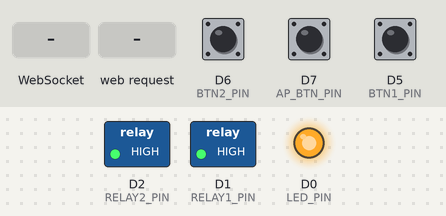
Simulated run of this sketch. Board: ESP8266 (NodeMCU). On the bench: switched loads named in the sketch (green lamp = pin HIGH), output pins drawn as LEDs (lit = HIGH). Inputs (shaded band) come from the test bench; at power-on: D6 (BTN2_PIN) HIGH, D5 (BTN1_PIN) HIGH, D7 (AP_BTN_PIN) HIGH. WiFi joins after 1.5 s; servers stay silent unless stated; storage starts empty.

Above: at 3.0 s.
3.1 s: D6 (BTN2_PIN) pulled LOW for 0.15 s
At 5.1 s:
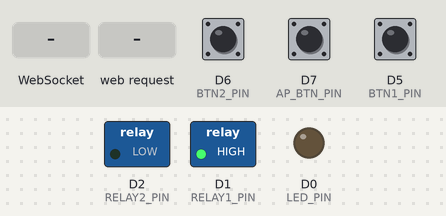
6.2 s: D5 (BTN1_PIN) pulled LOW for 0.15 s
At 6.8 s:
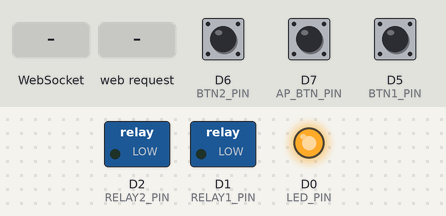
9.3 s: WebSocket text "toggle:2" received
At 10.9 s:
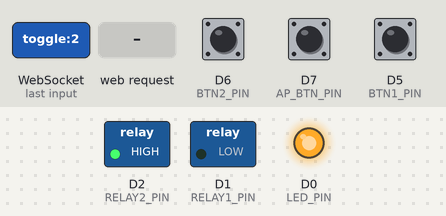
12.3 s: WebSocket text "toggle:1" received
At 12.7 s:
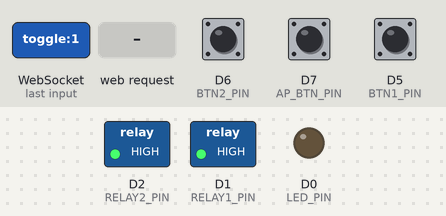
15.3 s: HTTP request GET /control?id=1&state=1 received
At 16.7 s:
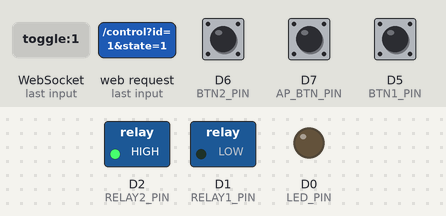
Timing chart, 0 to 19.3 s (numbered marks = the images above; inputs shaded):
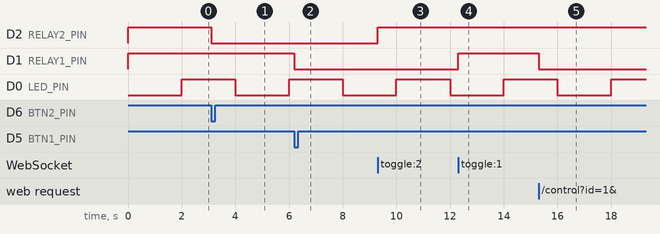

Measured:
- after the input at 3.1 s, D2 (RELAY2_PIN): HIGH → LOW at once
- after the input at 6.2 s, D1 (RELAY1_PIN): HIGH → LOW at once
- after the input at 9.3 s, D2 (RELAY2_PIN): LOW → HIGH at once
- after the input at 12.3 s, D1 (RELAY1_PIN): LOW → HIGH at once
- after the input at 15.3 s, D1 (RELAY1_PIN): HIGH → LOW at once

The sketch:

CholoBiddut_SmartSwitch_V3.ino
```cpp
#include <ESP8266WiFi.h>
#include <ESP8266WebServer.h>
#include <ESP8266mDNS.h>
#include <LittleFS.h>
#include <WiFiManager.h>
#include <WebSocketsServer.h>

#define RELAY1_PIN D1
#define RELAY2_PIN D2
#define BTN1_PIN    D5
#define BTN2_PIN    D6
#define AP_BTN_PIN  D7
#define LED_PIN     D0

const char* mdnsName = "cholobiddut";
const char* apName   = "CholoBiddut Smart Home";

ESP8266WebServer server(80);
WebSocketsServer webSocket(81);
WiFiManager wm;

bool relay1State = false;
bool relay2State = false;

bool btn1Last = HIGH;
bool btn2Last = HIGH;
bool apBtnLast = HIGH;

unsigned long lastBtn1Change = 0;
unsigned long lastBtn2Change = 0;
unsigned long lastApChange = 0;

unsigned long apHoldStart = 0;
bool apHoldActive = false;
bool apTriggered = false;

const uint8_t DEBOUNCE_MS = 50;
const uint32_t AP_HOLD_MS = 5000;

bool portalRunning = false;

unsigned long ledLastToggle = 0;
bool ledState = LOW;

const int RELAY_ON = LOW;
const int RELAY_OFF = HIGH;

String escapeJson(const String& s) {
  String o;
  for (size_t i = 0; i < s.length(); i++) {
    char c = s[i];
    if (c == '\\' || c == '"') o += '\\';
    o += c;
  }
  return o;
}

void applyRelay(uint8_t pin, bool state) {
  digitalWrite(pin, state ? RELAY_ON : RELAY_OFF);
}

void sendStateToClients() {
  String wifiName = "Disconnected";
  if (WiFi.status() == WL_CONNECTED) wifiName = WiFi.SSID();
  else if (portalRunning) wifiName = apName;

  String payload = "{";
  payload += "\"r1\":" + String(relay1State ? "true" : "false") + ",";
  payload += "\"r2\":" + String(relay2State ? "true" : "false") + ",";
  payload += "\"wifi\":\"" + escapeJson(wifiName) + "\",";
  payload += "\"ip\":\"" + WiFi.localIP().toString() + "\"";
  payload += "}";
  webSocket.broadcastTXT(payload);
}

void syncOutputs() {
  applyRelay(RELAY1_PIN, relay1State);
  applyRelay(RELAY2_PIN, relay2State);
  sendStateToClients();
}

void setRelay1(bool state) { relay1State = state; syncOutputs(); }
void setRelay2(bool state) { relay2State = state; syncOutputs(); }
void toggleRelay1() { setRelay1(!relay1State); }
void toggleRelay2() { setRelay2(!relay2State); }

String pageHtml() {
  String s;
  s.reserve(4500);
  s += "<!DOCTYPE html><html><head><meta charset='utf-8'>";
  s += "<meta name='viewport' content='width=device-width,initial-scale=1,maximum-scale=1,user-scalable=no'>";
  s += "<title>Dashboard</title>";
  s += "<style>";
  s += "body{margin:0;font-family:Arial,sans-serif;background:#f4f7fb;color:#111}";
  s += ".wrap{max-width:520px;margin:0 auto;padding:14px 14px 84px}";
  s += ".card{background:#fff;border-radius:18px;padding:14px;box-shadow:0 8px 22px rgba(0,0,0,.08);margin-bottom:12px}";
  s += ".row{display:grid;grid-template-columns:1fr 1fr;gap:10px}";
  s += ".btn{width:100%;padding:18px 12px;border:0;border-radius:16px;font-size:18px;font-weight:700}";
  s += ".on{background:#16a34a;color:#fff}.off{background:#dc2626;color:#fff}.gray{background:#334155;color:#fff}";
  s += ".top{display:flex;justify-content:space-between;align-items:center;gap:10px}";
  s += ".iconbtn{width:44px;height:44px;border-radius:14px;border:0;background:#e2e8f0;font-size:20px}";
  s += ".hidden{display:none}.footer{text-align:center;color:#64748b;font-size:13px;position:fixed;left:0;right:0;bottom:0;padding:14px;background:linear-gradient(to top,#f4f7fb 70%,rgba(244,247,251,0))}";
  s += ".small{font-size:13px;color:#475569;line-height:1.45}";
  s += ".info{margin-top:10px;padding:12px;border-radius:14px;background:#f8fafc;border:1px solid #e2e8f0}";
  s += "</style></head><body><div class='wrap'>";
  s += "<div class='card'><div class='top'><div><div style='font-size:20px;font-weight:800'>Home Control</div><div class='small'>WiFi: <span id='wifi'>...</span> · IP: <span id='ip'>...</span></div></div><button class='iconbtn' onclick='toggleSetup()'>⚙️</button></div>";
  s += "<div id='setupInfo' class='info hidden'><div class='small'>Press and hold the configure button for 5 seconds to enter AP mode.</div><div class='small' style='margin-top:8px'>When AP mode starts, connect your phone to <b>CholoBiddut Smart Home</b> and open <b>192.168.4.1</b>.</div></div></div>";
  s += "<div class='card'><div class='row'><button id='b1' class='btn off' onclick='toggle(1)'>Switch 1 OFF</button><button id='b2' class='btn off' onclick='toggle(2)'>Switch 2 OFF</button></div></div>";
  s += "<div class='card'><button class='btn gray' onclick='toggleSetup()'>WiFi Setup</button></div>";
  s += "</div><div class='footer'>Powered by CholoBiddut © 2026 CholoBiddut. All rights reserved.</div>";
  s += "<script>";
  s += "let ws;function conn(){ws=new WebSocket('ws://'+location.hostname+':81/');";
  s += "ws.onopen=()=>ws.send('get');";
  s += "ws.onmessage=e=>{let d=JSON.parse(e.data);document.getElementById('wifi').textContent=d.wifi;document.getElementById('ip').textContent=d.ip;upd(1,d.r1);upd(2,d.r2)};";
  s += "ws.onclose=()=>setTimeout(conn,500)}conn();";
  s += "function upd(n,v){let b=document.getElementById('b'+n);if(v){b.className='btn on';b.textContent='Switch '+n+' ON'}else{b.className='btn off';b.textContent='Switch '+n+' OFF'}}";
  s += "function toggle(n){if(ws&&ws.readyState===1)ws.send('toggle:'+n)}";
  s += "function toggleSetup(){let el=document.getElementById('setupInfo');el.classList.toggle('hidden');}";
  s += "</script></body></html>";
  return s;
}

void handleRoot() { server.send(200, "text/html", pageHtml()); }

void handleControl() {
  if (server.hasArg("id") && server.hasArg("state")) {
    int id = server.arg("id").toInt();
    bool st = server.arg("state") == "1";
    if (id == 1) relay1State = st;
    if (id == 2) relay2State = st;
    syncOutputs();
    server.send(200, "application/json", "{\"ok\":true}");
    return;
  }
  server.send(400, "application/json", "{\"ok\":false}");
}

void startPortal() {
  portalRunning = true;
  WiFi.mode(WIFI_AP_STA);
  WiFi.disconnect(false);
  delay(200);
  wm.setConfigPortalTimeout(180);
  wm.setAPCallback([](WiFiManager* myWiFiManager) {});
  wm.startConfigPortal(apName);
  portalRunning = false;
}

void webSocketEvent(uint8_t num, WStype_t type, uint8_t * payload, size_t length) {
  if (type != WStype_TEXT) return;
  String msg = String((char*)payload);
  if (msg == "get") sendStateToClients();
  else if (msg == "toggle:1") toggleRelay1();
  else if (msg == "toggle:2") toggleRelay2();
  else if (msg == "ap") startPortal();
}

void blinkLedFast() {
  unsigned long now = millis();
  if (now - ledLastToggle >= 250) {
    ledLastToggle = now;
    ledState = !ledState;
    digitalWrite(LED_PIN, ledState);
  }
}

void blinkLedSlow() {
  unsigned long now = millis();
  if (now - ledLastToggle >= 2000) {
    ledLastToggle = now;
    ledState = !ledState;
    digitalWrite(LED_PIN, ledState);
  }
}

void updateStatusLed() {
  if (portalRunning || WiFi.status() != WL_CONNECTED) blinkLedFast();
  else blinkLedSlow();
}

void handleButtons() {
  unsigned long now = millis();

  bool b1 = digitalRead(BTN1_PIN);
  bool b2 = digitalRead(BTN2_PIN);
  bool apb = digitalRead(AP_BTN_PIN);

  if (b1 != btn1Last && (now - lastBtn1Change) > DEBOUNCE_MS) {
    lastBtn1Change = now;
    btn1Last = b1;
    if (b1 == LOW) toggleRelay1();
  }

  if (b2 != btn2Last && (now - lastBtn2Change) > DEBOUNCE_MS) {
    lastBtn2Change = now;
    btn2Last = b2;
    if (b2 == LOW) toggleRelay2();
  }

  if (apb != apBtnLast && (now - lastApChange) > DEBOUNCE_MS) {
    lastApChange = now;
    apBtnLast = apb;
    if (apb == LOW) {
      apHoldStart = now;
      apHoldActive = true;
      apTriggered = false;
    } else {
      apHoldActive = false;
    }
  }

  if (apHoldActive && !apTriggered && apb == LOW && (now - apHoldStart) >= AP_HOLD_MS) {
    apTriggered = true;
    startPortal();
  }
}

void setupWiFi() {
  WiFi.mode(WIFI_STA);
  WiFi.persistent(false);
  WiFi.setAutoReconnect(false);
  WiFi.disconnect(true);
  delay(300);

  wm.setConfigPortalTimeout(180);
  wm.setConnectTimeout(15);
  wm.setBreakAfterConfig(true);
  wm.setShowInfoUpdate(false);

  bool ok = wm.autoConnect(apName);
  if (!ok || WiFi.status() != WL_CONNECTED) {
    portalRunning = true;
  }
}

void setup() {
  pinMode(RELAY1_PIN, OUTPUT);
  pinMode(RELAY2_PIN, OUTPUT);
  pinMode(BTN1_PIN, INPUT_PULLUP);
  pinMode(BTN2_PIN, INPUT_PULLUP);
  pinMode(AP_BTN_PIN, INPUT_PULLUP);
  pinMode(LED_PIN, OUTPUT);

  digitalWrite(LED_PIN, LOW);
  applyRelay(RELAY1_PIN, false);
  applyRelay(RELAY2_PIN, false);

  Serial.begin(115200);
  LittleFS.begin();

  setupWiFi();

  WiFi.hostname(mdnsName);
  MDNS.begin(mdnsName);
  MDNS.addService("http", "tcp", 80);
  MDNS.addService("ws", "tcp", 81);

  server.on("/", handleRoot);
  server.on("/control", handleControl);
  server.begin();

  webSocket.begin();
  webSocket.onEvent(webSocketEvent);

  sendStateToClients();
}

void loop() {
  server.handleClient();
  webSocket.loop();
  MDNS.update();
  handleButtons();
  updateStatusLed();
}
```
